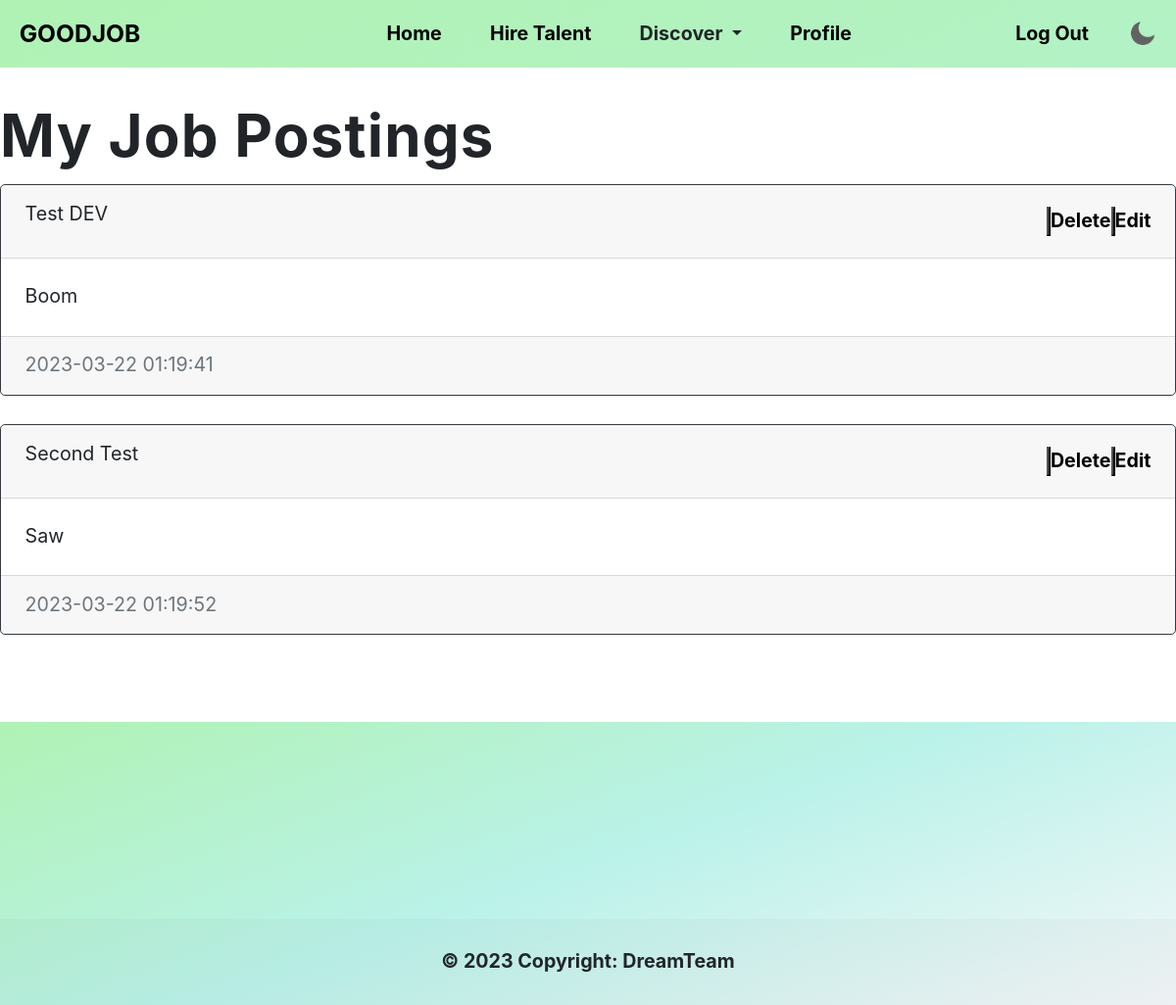
/myposts (signed in), run on the app's committed database.
### app/models/user.py (models this page shows)
class Post(db.Model):
    id = db.Column(db.Integer, primary_key=True)
    title = db.Column(db.String(50))
    text = db.Column(db.Text, nullable=False)
    company = db.Column(db.String(50))
    address = db.Column(db.String(50))
    salary = db.Column(db.Integer)
    field = db.Column(db.String(50)) #Example aerospace, programming etc
    date_created = db.Column(db.DateTime(timezone=True), default=func.now())
    author_id = db.Column(db.Integer, db.ForeignKey('user.id'), nullable=False)
    applications = db.relationship('Application', backref='post', lazy=True)

### app/views/main.py (the view)
@main.route("/myposts", methods=['GET', 'POST'])
def myposts():
    posts = Post.query.filter_by(author_id=current_user.id).all()
    print(posts)
    return render_template("myposts.html", user=current_user, posts=posts)

### app/views/main.py (called while the page is built)
@login_required
def get_notifications():
    if current_user:
        notifications = Notification.query.filter_by(user_id=current_user.id).all()
        return notifications
    else:
        return []

@main.context_processor
def inject_notifications():
    notifications = get_notifications()
    return dict(notifications=notifications)

### app/templates/myposts.html (shortened to what this page needs)
{% extends "base.html" %}
{% block content %}
  <br>
  <h1>My Job Postings</h1>
  <div id="posts">
    {% if posts %}
    {% for post in posts %}
    <div class="card border-dark">
      <div class="card-header d-flex justify-content-between align-items-center">
        <div class="card-title">{{ post.title }}<br></div>
        <div class="btn-group">
          <button type="button" class="button"></button>
          <a href="/delete-post/{{ post.id }}" class="button">Delete</a>
          <button type="button" class="button"></button>
          <a href="/editpost/{{post.id}}" class="button">Edit</a>
        </div>
      </div>
      <div class="card-body">
        <div class="card-text">{{ post.text }}</div>
      </div>
      <div class="card-footer text-muted">{{ post.date_created }}</div>
    </div>
    <br>
    {% endfor %}
    {% else %}
    <p>You currently have no job posting.</p>
    {% endif %}
  </div>
{% endblock %}

### app/static/css/main.css (style rules this page uses)
* { margin: 0; text-decoration: none; padding: 0; list-style: none; }
:root { --primary-color: linear-gradient(160deg, #B0F2B4, #BAF2E9, #F4F6F9); --secondary-color: #F8F9FA; --body-fonts: "Helvetica", "Arial", sans-serif; --line-height: 1.5; --background-size: 400% 400%; font-size: calc(16px + (20 - 16) * (100vw - 320px) / (1280 - 320)); }
a { color:black; text-decoration: none; font-weight: bold; }
h1 { font-weight: bold; font-size: 60px; letter-spacing: .02em; line-height: 60pt; }
* { box-sizing: border-box;margin: 0;padding: 0 }

### app/static/css/jobpostings.css (style rules this page uses)
::placeholder { color: #eee; opacity: 1 }

### data on the page
Post: title "Test DEV", text "Boom", date_created "2023-03-22 01:19:41"
Post: title "Second Test", text "Saw", date_created "2023-03-22 01:19:52"
